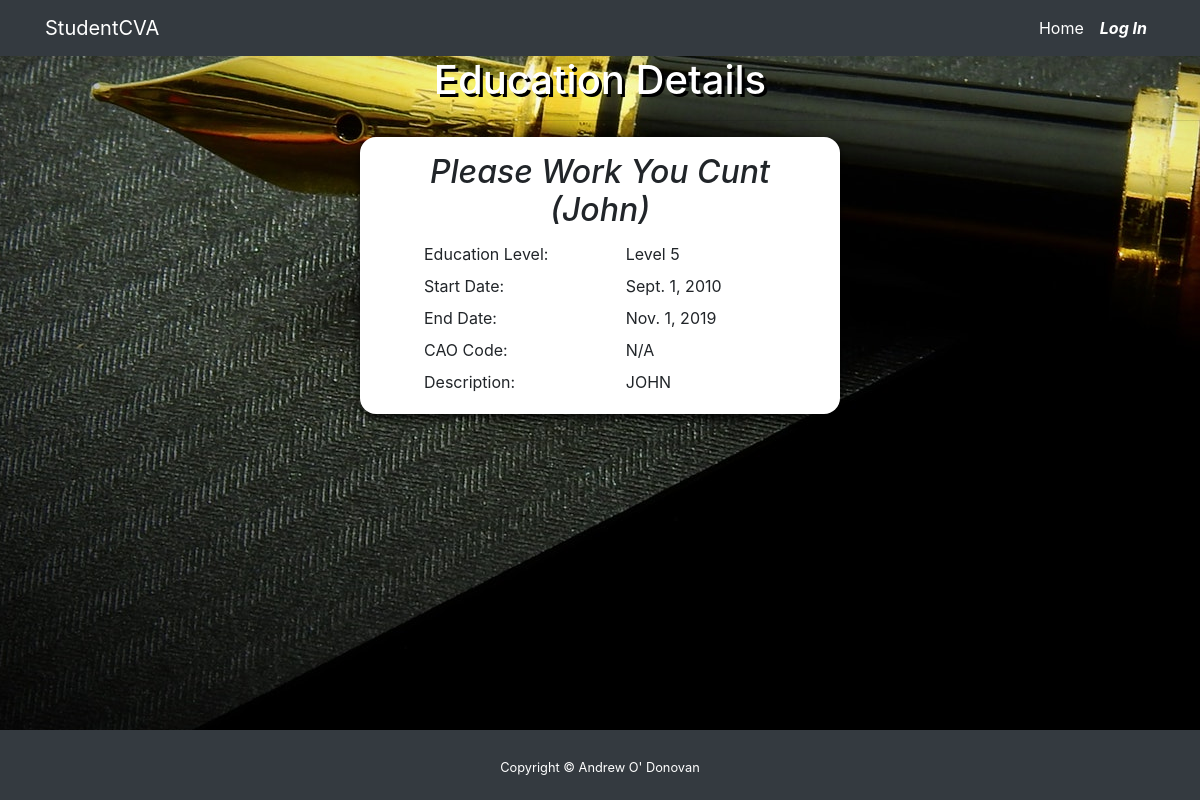
/education/view/7, run on the app's committed database.
### pages/models.py (models this page shows, shortened)
class Education(models.Model):
    user = models.ForeignKey(CustomUser, on_delete=models.CASCADE)
    EducationInstitutionName = models.CharField(verbose_name=_('Institution Name'), max_length=100, default=None)
    EducationLevel = models.CharField(verbose_name=_('Education Level'), choices=EDUCATIONLEVEL, max_length=100, default=None)
    EducationStartDate = models.DateField(verbose_name=_('Education Start Date'), default=None)
    EducationEndDate = models.DateField(verbose_name=_('Education End Date'), default=None)
    EducationCaoCode = models.CharField(choices=CAO_CODE, max_length=100, default=None)
    EducationDesc = models.CharField(verbose_name=_('Education Description'), max_length=250, default=None)

### education/views.py (the view)
# urls.py: path('view/<int:pk>', views.EducationView.as_view(), name='Education_view'),
class EducationView(DetailView):
    model = Education

### templates/pages/Education_detail.html (shortened to what this page needs)
{% extends 'base.html' %}
{% block content %}
<div class="CvContent">
    <h1 class="text-center cv-h1">Education Details</h1>
    <hr />
    <div class="CvTable">
        <table>
            <h2 class="text-center font-italic">{{object.EducationInstitutionName}}</h2>
            <tr>
                <td> Education Level:</td>
                <td>{{ object.EducationLevel }}</td>
            </tr>
            <tr>
                <td>Start Date:</td>
                <td>{{ object.EducationStartDate }}</td>
            </tr>
             <tr>
                <td>End Date:</td>
                <td>{{ object.EducationEndDate }}</td>
            </tr>
             <tr>
                <td>CAO Code:</td>
                <td>{{ object.EducationCaoCode }}</td>
            </tr>
             <tr>
                <td>Description:</td>
                <td>{{ object.EducationDesc }}</td>
            </tr>
        </table>
    </div>
    <br/>
</div>
{% endblock %}

### data on the page
Education: EducationInstitutionName "Please Work You Cunt (John)", EducationLevel "Level 5", EducationStartDate "Sept. 1, 2010", EducationEndDate "Nov. 1, 2019", EducationCaoCode "N/A", EducationDesc "JOHN"
